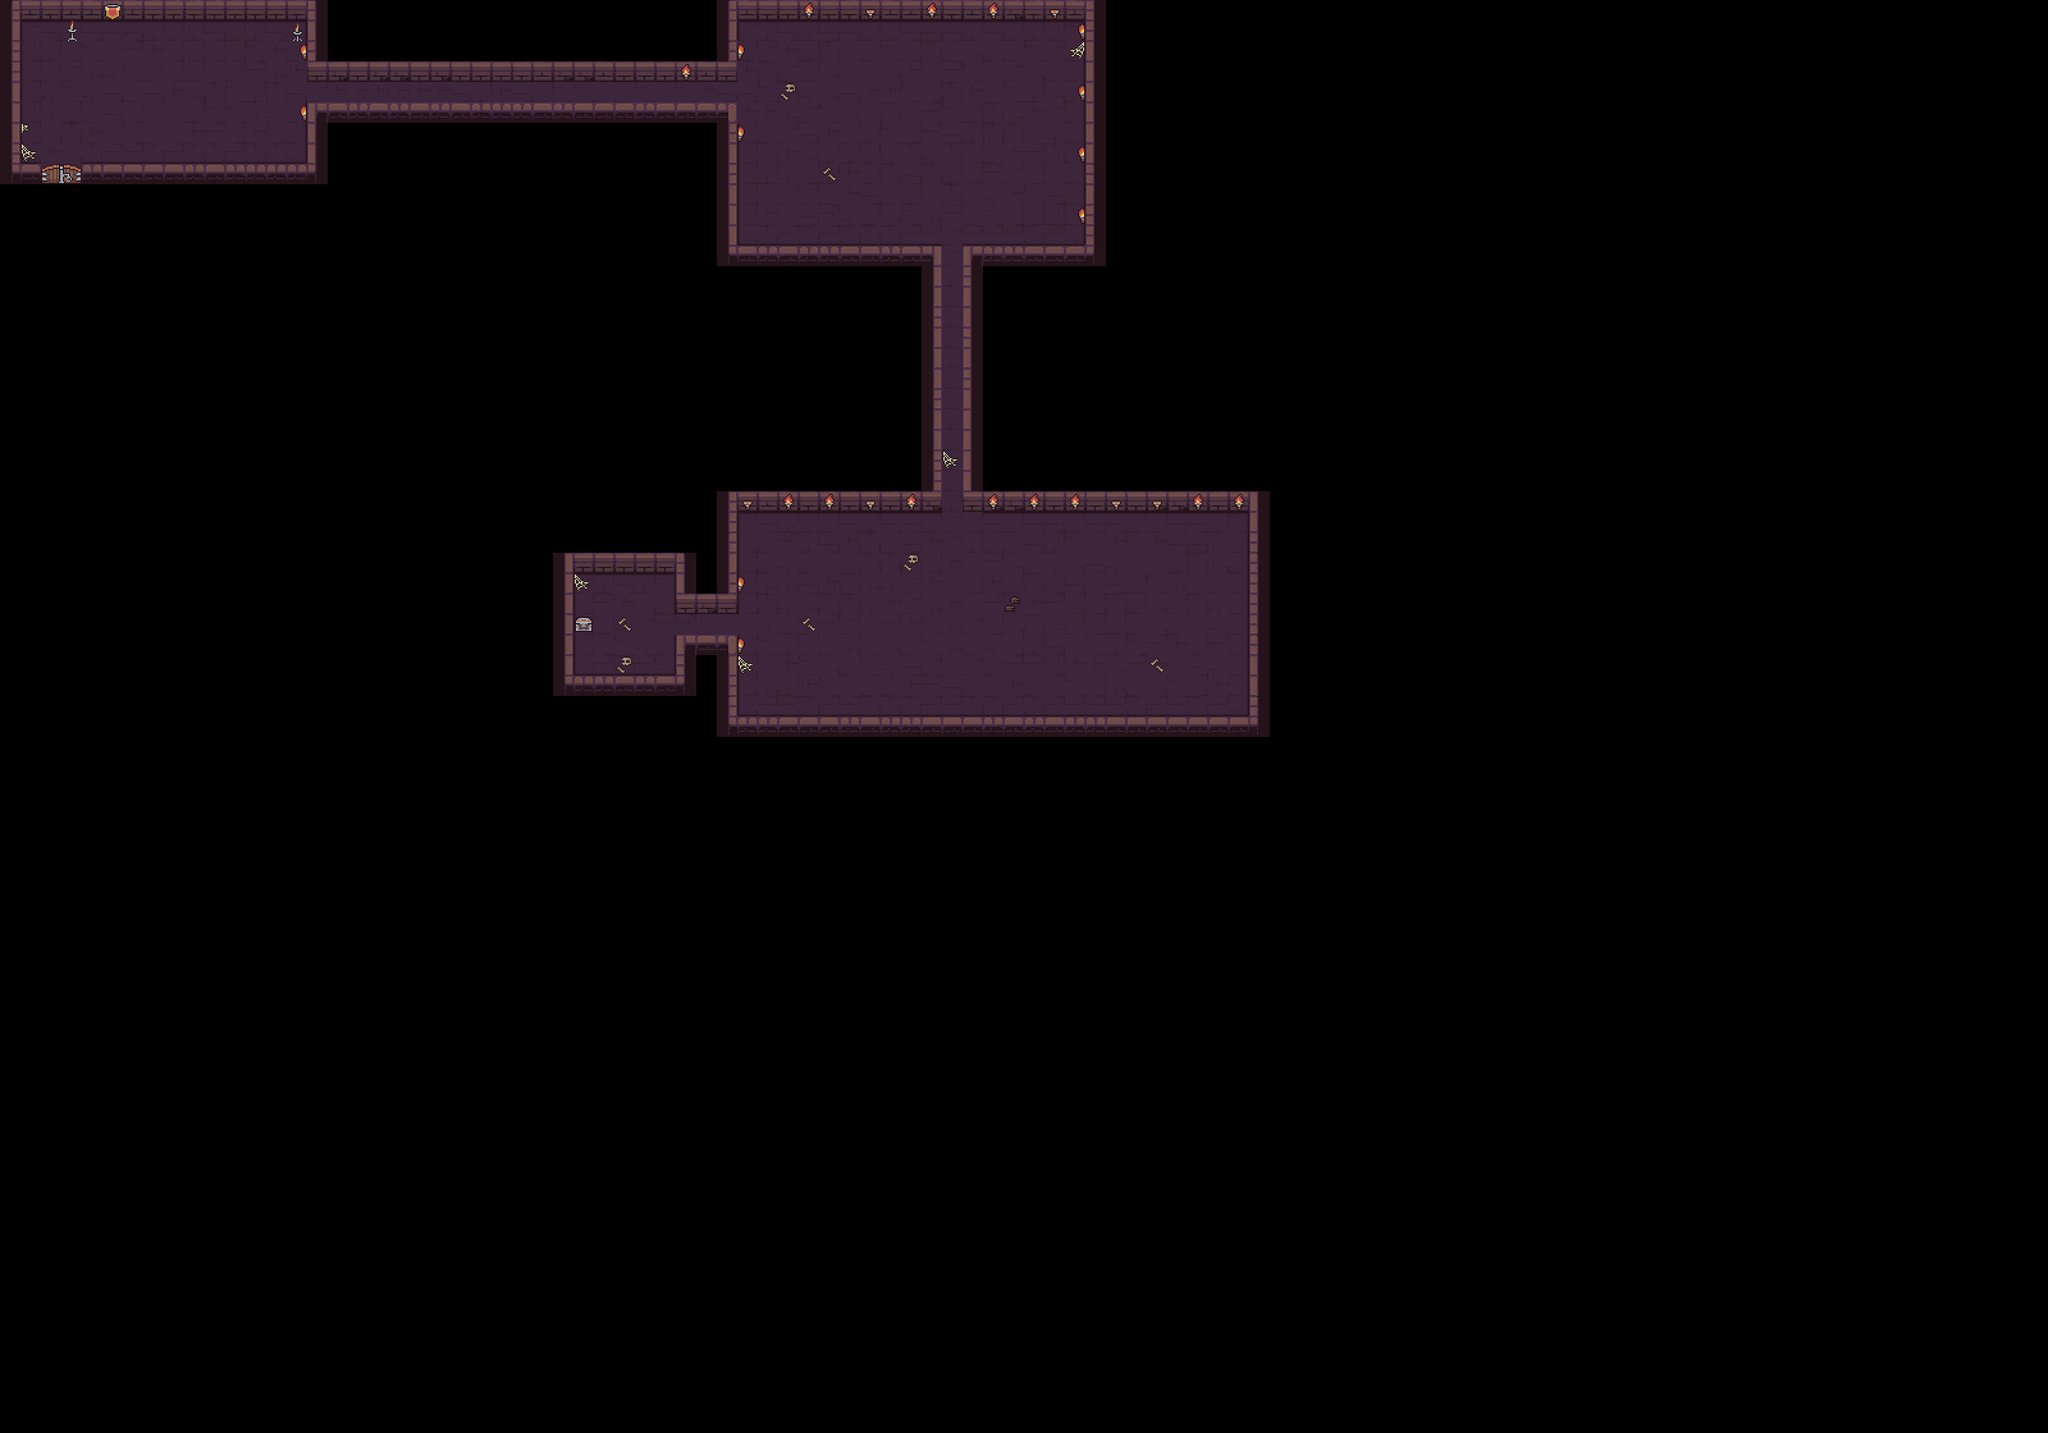

Below is a game level as drawn by its tile map, then a one-line description and the .tmx that defines it (tile-layer data replaced by summaries):
An orthogonal 100x70 tile map with 64x64 px tiles, 2 tile layers (Level, Uper) and 250 objects (116x spike, 74x coin, 15x mob_spawn, 13x flame, 2x potion, ...).

<map version="1.9" tiledversion="1.9.2" orientation="orthogonal" renderorder="right-down" width="100" height="70" tilewidth="64" tileheight="64" infinite="0" nextlayerid="12" nextobjectid="562">
 <tileset firstgid="1" source="../tilesets/level.tsx" />
 <layer id="7" name="Level" width="100" height="70">
  <data>[7000 cells, 857 non-empty, 43 distinct tile ids]</data>
 </layer>
 <layer id="11" name="Uper" width="100" height="70">
  <data>[7000 cells, 48 non-empty, 14 distinct tile ids]</data>
 </layer>
 <objectgroup id="9" name="Traps">
  <object id="43" name="flame" x="1024" y="192" width="64" height="96" />
  <object id="44" name="flame" x="1216" y="192" width="64" height="67.2" />
  <object id="45" name="flame" x="1408" y="192" width="64" height="57.6" />
  <object id="68" name="spike" x="2316.8" y="198.4" width="60" height="60" />
  <object id="69" name="spike" x="2377.8" y="259" width="60" height="60" />
  <object id="70" name="spike" x="2316.8" y="320" width="60" height="60" />
  <object id="73" name="spike" x="2438.4" y="320" width="60" height="60" />
  <object id="75" name="spike" x="2438.4" y="198.4" width="60" height="60" />
  <object id="119" name="spike" x="2499.2" y="259.2" width="60" height="60" />
  <object id="120" name="spike" x="2560.2" y="319.8" width="60" height="60" />
  <object id="121" name="spike" x="2499.2" y="380.8" width="60" height="60" />
  <object id="122" name="spike" x="2620.8" y="380.8" width="60" height="60" />
  <object id="123" name="spike" x="2620.8" y="259.2" width="60" height="60" />
  <object id="124" name="spike" x="2560" y="76.8" width="60" height="60" />
  <object id="125" name="spike" x="2621" y="137.4" width="60" height="60" />
  <object id="126" name="spike" x="2560" y="198.4" width="60" height="60" />
  <object id="127" name="spike" x="2681.6" y="198.4" width="60" height="60" />
  <object id="128" name="spike" x="2681.6" y="76.8" width="60" height="60" />
  <object id="134" name="spike" x="2681.6" y="320" width="60" height="60" />
  <object id="136" name="spike" x="2681.6" y="441.6" width="60" height="60" />
  <object id="144" name="spike" x="2438.4" y="441.6" width="60" height="60" />
  <object id="145" name="spike" x="2499.4" y="502.2" width="60" height="60" />
  <object id="146" name="spike" x="2438.4" y="563.2" width="60" height="60" />
  <object id="147" name="spike" x="2560" y="563.2" width="60" height="60" />
  <object id="148" name="spike" x="2560" y="441.6" width="60" height="60" />
  <object id="149" name="spike" x="2620.8" y="502.4" width="60" height="60" />
  <object id="150" name="spike" x="2681.8" y="563" width="60" height="60" />
  <object id="151" name="spike" x="2620.8" y="624" width="60" height="60" />
  <object id="159" name="spike" x="2377.6" y="380.8" width="60" height="60" />
  <object id="160" name="spike" x="2377.6" y="502.4" width="60" height="60" />
  <object id="161" name="spike" x="2313.6" y="441.6" width="60" height="60" />
  <object id="164" name="spike" x="2316.8" y="684.8" width="60" height="60" />
  <object id="165" name="spike" x="2316.8" y="563.2" width="60" height="60" />
  <object id="168" name="spike" x="2377.6" y="624" width="60" height="60" />
  <object id="169" name="spike" x="2438.4" y="684.8" width="60" height="60" />
  <object id="170" name="spike" x="2499.2" y="624" width="60" height="60" />
  <object id="171" name="spike" x="2560" y="684.8" width="60" height="60" />
  <object id="172" name="spike" x="2377.6" y="137.6" width="60" height="60" />
  <object id="173" name="spike" x="2316.8" y="76.8" width="60" height="60" />
  <object id="174" name="spike" x="2438.4" y="76.8" width="60" height="60" />
  <object id="175" name="spike" x="2499.2" y="137.6" width="60" height="60" />
  <object id="176" name="spike" x="2681.6" y="684.8" width="60" height="60" />
  <object id="216" name="spike" x="2742.4" y="381" width="60" height="60" />
  <object id="217" name="spike" x="2742.4" y="259.4" width="60" height="60" />
  <object id="218" name="spike" x="2742.6" y="137.6" width="60" height="60" />
  <object id="219" name="spike" x="2742.4" y="502.6" width="60" height="60" />
  <object id="220" name="spike" x="2742.4" y="624.2" width="60" height="60" />
  <object id="309" name="spike" x="2803.2" y="198.4" width="60" height="60" />
  <object id="310" name="spike" x="2864.2" y="259" width="60" height="60" />
  <object id="311" name="spike" x="2803.2" y="320" width="60" height="60" />
  <object id="312" name="spike" x="2924.8" y="320" width="60" height="60" />
  <object id="313" name="spike" x="2924.8" y="198.4" width="60" height="60" />
  <object id="314" name="spike" x="2985.6" y="259.2" width="60" height="60" />
  <object id="315" name="spike" x="3046.6" y="319.8" width="60" height="60" />
  <object id="316" name="spike" x="2985.6" y="380.8" width="60" height="60" />
  <object id="317" name="spike" x="3107.2" y="380.8" width="60" height="60" />
  <object id="318" name="spike" x="3107.2" y="259.2" width="60" height="60" />
  <object id="319" name="spike" x="3046.4" y="76.8" width="60" height="60" />
  <object id="320" name="spike" x="3107.4" y="137.4" width="60" height="60" />
  <object id="321" name="spike" x="3046.4" y="198.4" width="60" height="60" />
  <object id="322" name="spike" x="3168" y="198.4" width="60" height="60" />
  <object id="323" name="spike" x="3168" y="76.8" width="60" height="60" />
  <object id="324" name="spike" x="3168" y="320" width="60" height="60" />
  <object id="325" name="spike" x="3168" y="441.6" width="60" height="60" />
  <object id="326" name="spike" x="2924.8" y="441.6" width="60" height="60" />
  <object id="327" name="spike" x="2985.8" y="502.2" width="60" height="60" />
  <object id="328" name="spike" x="2924.8" y="563.2" width="60" height="60" />
  <object id="329" name="spike" x="3046.4" y="563.2" width="60" height="60" />
  <object id="330" name="spike" x="3046.4" y="441.6" width="60" height="60" />
  <object id="331" name="spike" x="3107.2" y="502.4" width="60" height="60" />
  <object id="332" name="spike" x="3168.2" y="563" width="60" height="60" />
  <object id="333" name="spike" x="3107.2" y="624" width="60" height="60" />
  <object id="334" name="spike" x="2864" y="380.8" width="60" height="60" />
  <object id="335" name="spike" x="2864" y="502.4" width="60" height="60" />
  <object id="336" name="spike" x="2800" y="441.6" width="60" height="60" />
  <object id="337" name="spike" x="2803.2" y="684.8" width="60" height="60" />
  <object id="338" name="spike" x="2803.2" y="563.2" width="60" height="60" />
  <object id="339" name="spike" x="2864" y="624" width="60" height="60" />
  <object id="340" name="spike" x="2924.8" y="684.8" width="60" height="60" />
  <object id="341" name="spike" x="2985.6" y="624" width="60" height="60" />
  <object id="342" name="spike" x="3046.4" y="684.8" width="60" height="60" />
  <object id="343" name="spike" x="2864" y="137.6" width="60" height="60" />
  <object id="344" name="spike" x="2803.2" y="76.8" width="60" height="60" />
  <object id="345" name="spike" x="2924.8" y="76.8" width="60" height="60" />
  <object id="346" name="spike" x="2985.6" y="137.6" width="60" height="60" />
  <object id="347" name="spike" x="3168" y="684.8" width="60" height="60" />
  <object id="348" name="spike" x="3228.8" y="381" width="60" height="60" />
  <object id="349" name="spike" x="3228.8" y="259.4" width="60" height="60" />
  </objectgroup>
 <objectgroup id="10" name="Collectables">
  <!-- 66 objects omitted --></objectgroup>
 <objectgroup id="8" name="Colliders">
  <!-- 30 objects omitted --></objectgroup>
</map>
<!-- 162 of 250 objects omitted -->
